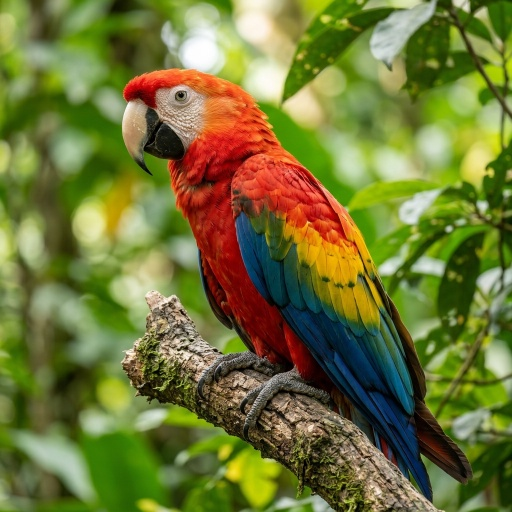
#> input picture public/sukam/image.jpg, 512 x 512 px
$ python color_histograms.py
#> lines starting #> are read from the running program, lines starting #| are printed output that depends on the picture
# Question 7: Color Histograms
import cv2
import matplotlib.pyplot as plt

img = cv2.imread('image.jpg')
#> img is the input picture: shape (512, 512, 3); mean B, G, R 54.9, 117.7, 112.9
colors = ('b', 'g', 'r')

for i, col in enumerate(colors):
    hist = cv2.calcHist([img], [i], None, [256], [0, 256])
    plt.plot(hist, color=col, label=col.upper() + ' channel')

plt.title('Color Histogram')
plt.xlabel('Pixel Intensity')
plt.ylabel('Frequency')
plt.legend()
plt.show()
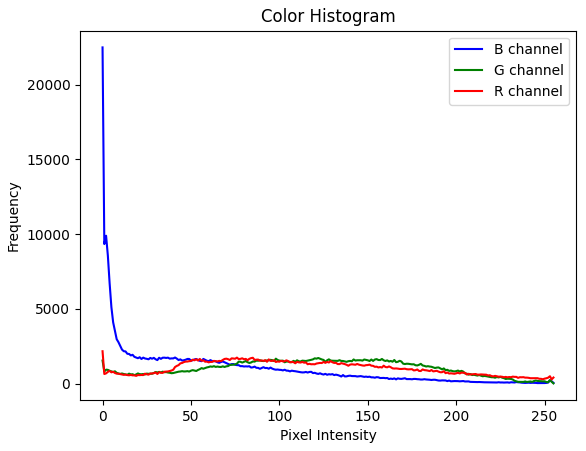
#> figure drawn by matplotlib, 1 panel; curve peaks at x = 0, y = 22492; curve peaks at x = 122, y = 1708; curve peaks at x = 0, y = 2161

# Output: Plots the intensity histograms for Red, Green, and Blue channels

$ run again, with public/sukam/reference.jpg copied over public/sukam/image.jpg
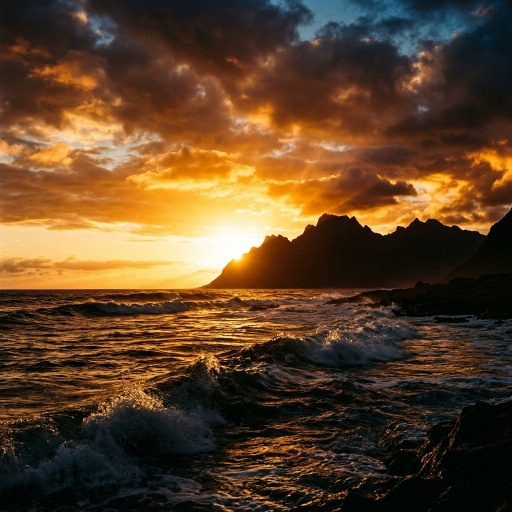
#> input picture public/sukam/reference.jpg, 512 x 512 px
#> img is the input picture: shape (512, 512, 3); mean B, G, R 39.2, 66, 93.1
#> `plt.show()`:
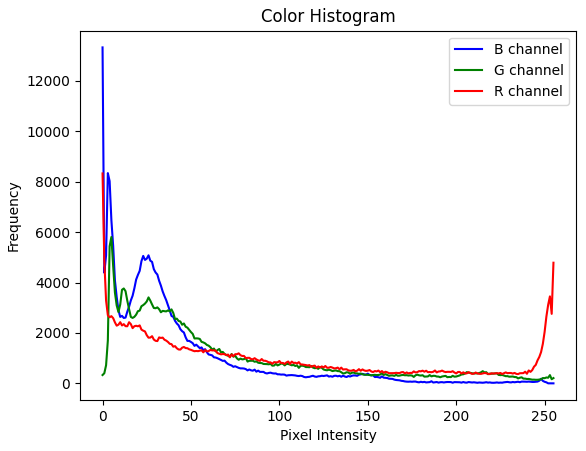
#> figure drawn by matplotlib, 1 panel; curve peaks at x = 0, y = 13331; curve peaks at x = 5, y = 5808; curve peaks at x = 0, y = 8330
